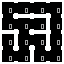

Tiled map render using the project's own tile images. Description and the whole map definition, tile-layer contents included, below:
An orthogonal 4x4 tile map with 16x16 px tiles, 1 tile layer (Tile Layer 1).

<map version="1.9" tiledversion="1.9.0" orientation="orthogonal" renderorder="right-down" width="4" height="4" tilewidth="16" tileheight="16" infinite="0" nextlayerid="2" nextobjectid="1">
 <tileset firstgid="1" source="../room_layouts.tsx" />
 <layer id="1" name="Tile Layer 1" width="4" height="4">
  <data encoding="csv">
6,4,4,7,
10,8,3,13,
5,14,7,13,
10,11,10,11
</data>
 </layer>
</map>
